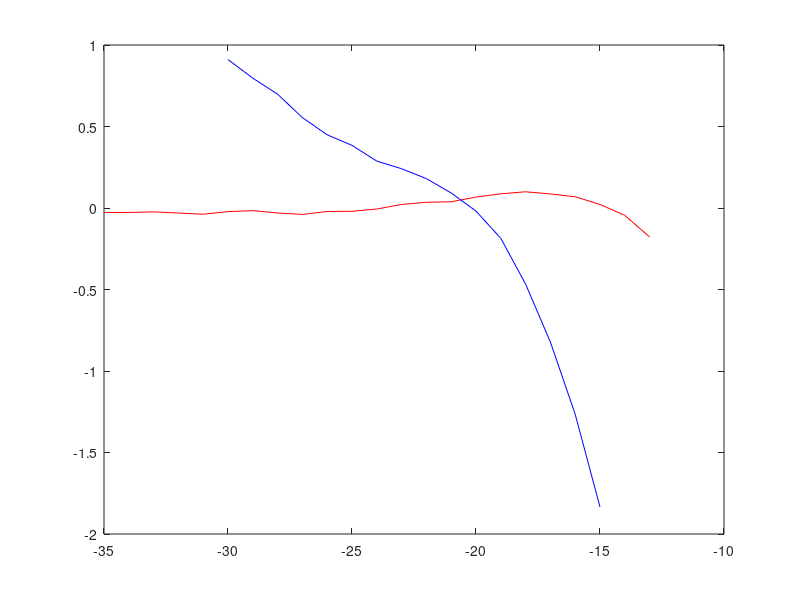
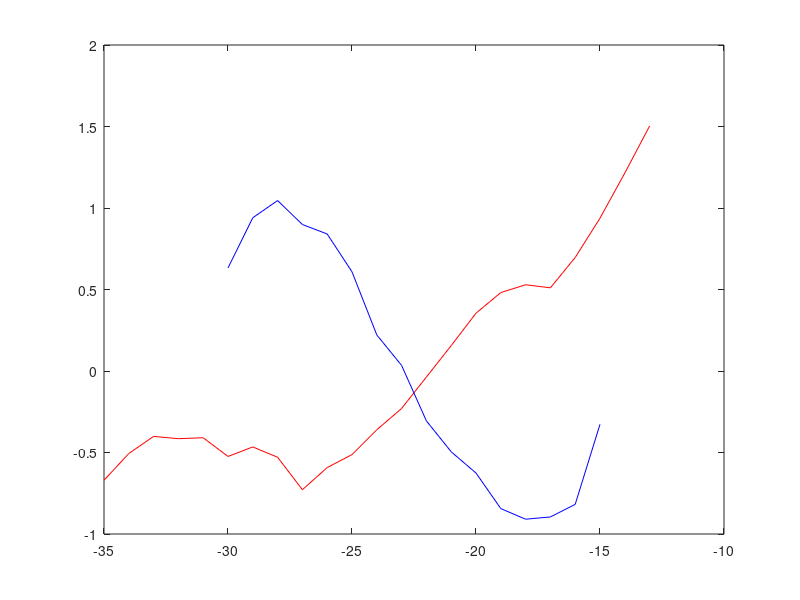
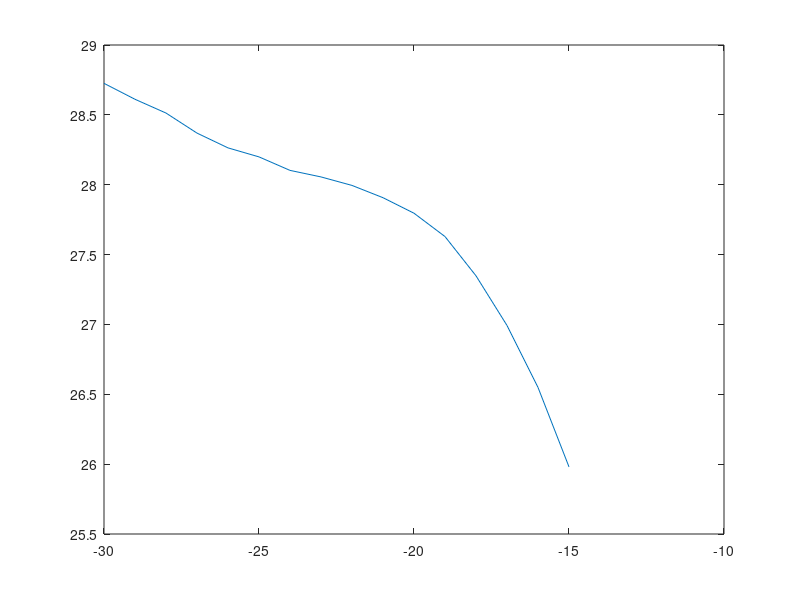

Source code (MATLAB) for these figures, in order:
clc
clear
close all
load('Driver_5_4GHz_CW.mat')
Pin_CW=Pin;
Pout_CW=Pout;
Phase_CW=Phase-mean(Phase);
Gain_CW=Gain-mean(Gain);
%
% load('Driver_5_4GHz_Pulse.mat')
% Pin_Pulse=Pin;
% Pout_Pulse=Pout;
% Phase_Pulse=Phase-mean(Phase);
% Gain_Pulse=Gain-mean(Gain);
%
load('PA_5_4GHz_Pulse.mat')
Pin_PA_Pulse=Pin;
Pout_PA_Pulse=Pout;
Phase_PA_Pulse=Phase-mean(Phase);
Gain_PA_Pulse=Gain-mean(Gain);

%
figure(1)
plot(Pin_CW,Gain_CW,'-r',Pin_PA_Pulse,Gain_PA_Pulse,'-b')
figure(2)
plot(Pin_CW,Phase_CW,'-r',Pin_PA_Pulse,Phase_PA_Pulse,'-b')
figure(3)
plot(Pin,Gain)
% save('Driver_5_4GHz_CW.mat')
% save('Driver_5_4GHz_Pulse.mat')

